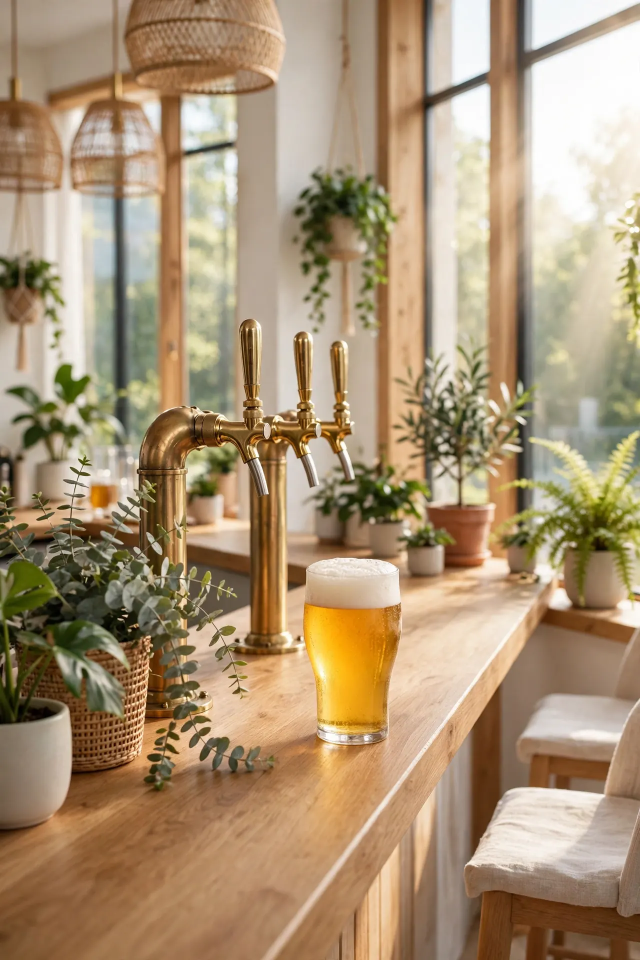
#> input picture bar.webp, 1280 x 1920 px (shown at 1/2 size)
$ python media-kenburns-pad.py bar.webp beauty.webp
#> lines starting #> are read from the running program, lines starting #| are printed output that depends on the picture
#!/usr/bin/env python3
# media-kenburns-pad.py — Lienzo 1080x1920 para foto→reel con zoom.
# Uso: python3 media-kenburns-pad.py <foto> <salida>
# La foto queda al 90% del lienzo (5% de margen por lado) sobre su
# propio fondo difuminado. El zoom posterior (hasta 1.11x) nunca
# corta la foto: el margen lo garantiza por construcción.
import sys, os
from PIL import Image, ImageFilter

def main():
    if len(sys.argv) < 3:
        print('uso: media-kenburns-pad.py <foto> <salida>', file=sys.stderr); return 1
    src, dst = sys.argv[1], sys.argv[2]
    im = Image.open(src).convert('RGB')
#> im is the input picture: PIL image 1280x1920 RGB; mean R, G, B 170.1, 146.8, 116.4
    W, H = 1080, 1920
    scale = max(W / im.width, H / im.height)
#> scale = 1
    bg = im.resize((round(im.width * scale), round(im.height * scale)), Image.LANCZOS)
    bg = bg.crop(((bg.width - W) // 2, (bg.height - H) // 2, (bg.width - W) // 2 + W, (bg.height - H) // 2 + H))
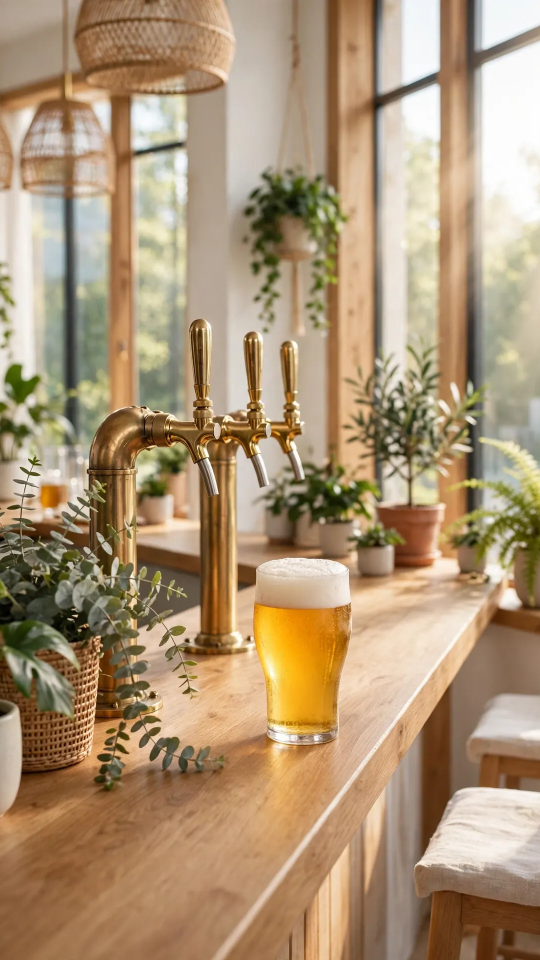
#> bg: PIL image 1080x1920 RGB (shown at 1/2 size); mean R, G, B 172.4, 147.8, 116.9
    bg = bg.filter(ImageFilter.GaussianBlur(25))
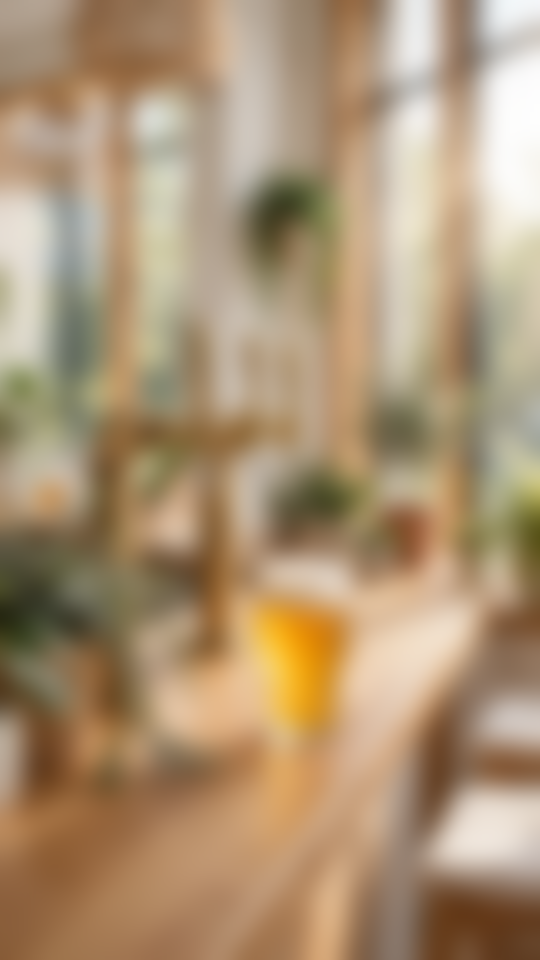
#> bg: PIL image 1080x1920 RGB (shown at 1/2 size); mean R, G, B 172.4, 147.8, 116.9
    # Foto al 90%: cabe entera con margen.
    fit = min(W * 0.9 / im.width, H * 0.9 / im.height)
#> fit = 0.759
    fg = im.resize((round(im.width * fit), round(im.height * fit)), Image.LANCZOS)
    out = bg.copy()
    out.paste(fg, ((W - fg.width) // 2, (H - fg.height) // 2))
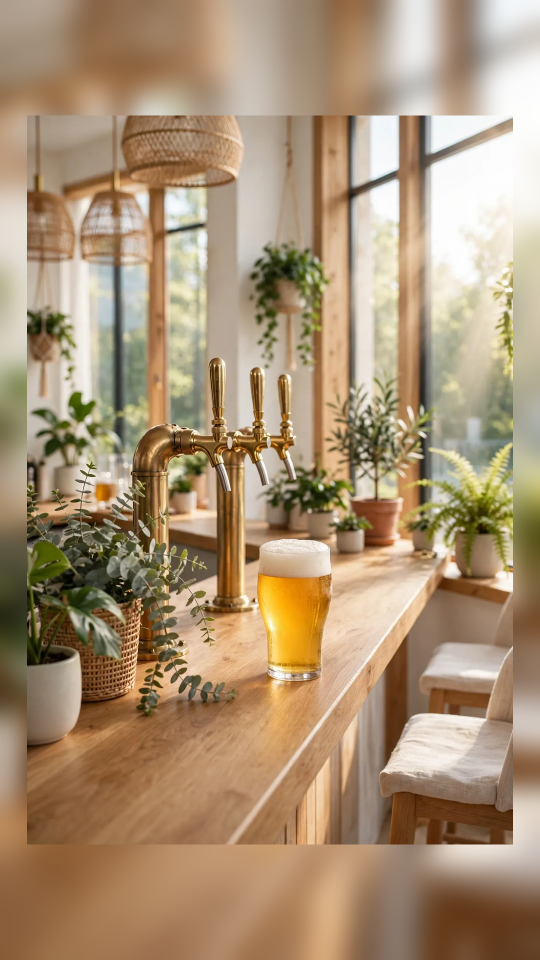
#> out: PIL image 1080x1920 RGB (shown at 1/2 size); mean R, G, B 169.9, 145.8, 116.6
    out.save(dst, quality=92)
    print('ok lienzo 1080x1920 foto %dx%d' % (fg.width, fg.height))
#| ok lienzo 1080x1920 foto 972x1458
    return 0

if __name__ == '__main__':
    sys.exit(main())
#> (the program exits here)

$ run again, on fashion.webp
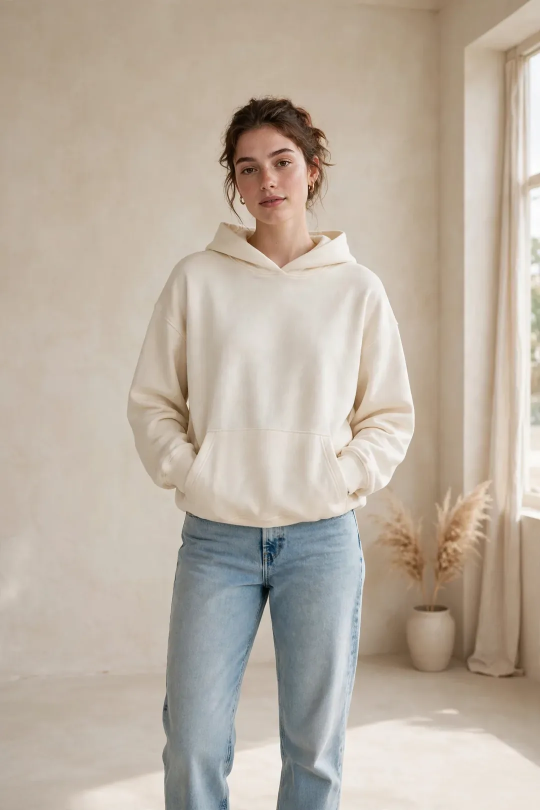
#> input picture fashion.webp, 1080 x 1620 px (shown at 1/2 size)
#> in main, im is the input picture: PIL image 1080x1620 RGB; mean R, G, B 187.2, 175.5, 161.9
#> in main, `bg = bg.filter(ImageFilter.GaussianBlur(25))`:
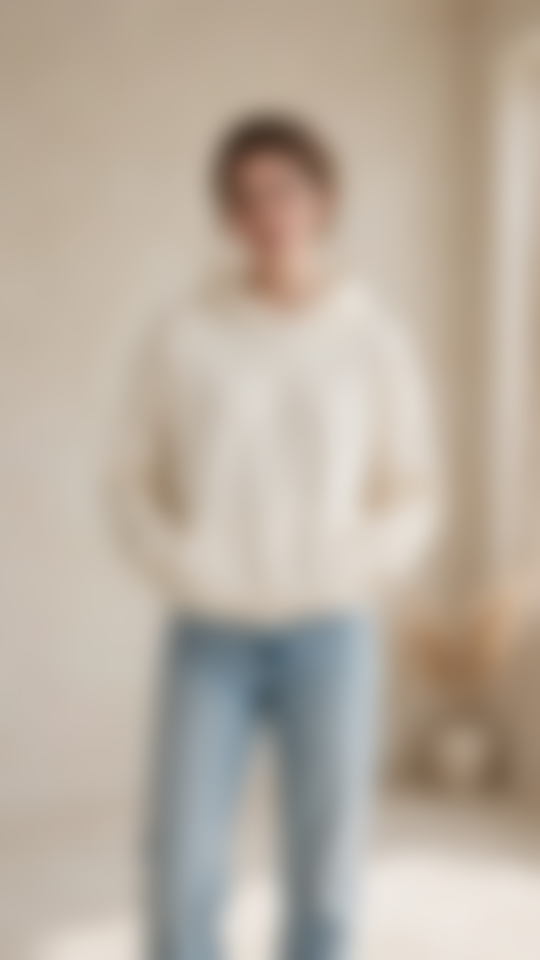
#> bg: PIL image 1080x1920 RGB (shown at 1/2 size); mean R, G, B 186.1, 174.8, 161.5
#> in main, `out.paste(fg, ((W - fg.width) // 2, (H - fg.height) // 2))`:
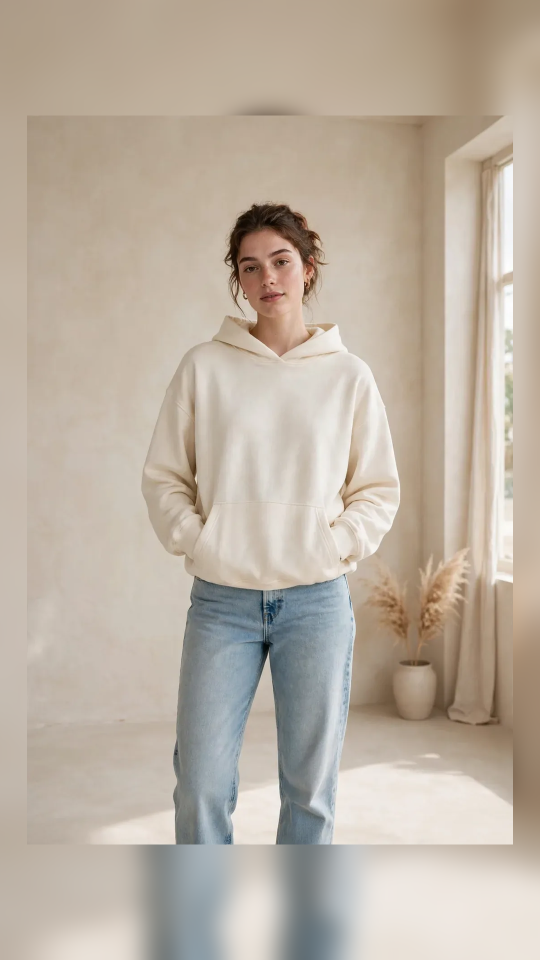
#> out: PIL image 1080x1920 RGB (shown at 1/2 size); mean R, G, B 187.8, 176.1, 162.5
#| ok lienzo 1080x1920 foto 972x1458

$ run again, on fitness.webp
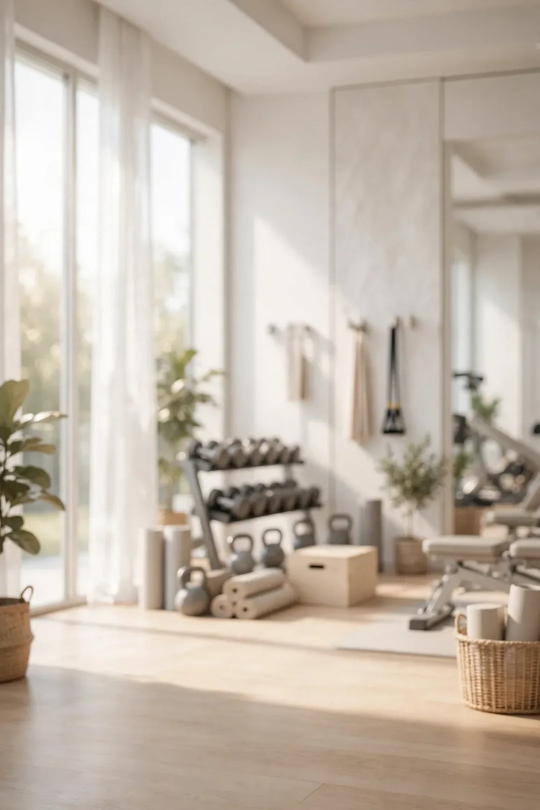
#> input picture fitness.webp, 1080 x 1620 px (shown at 1/2 size)
#> in main, im is the input picture: PIL image 1080x1620 RGB; mean R, G, B 193.6, 182, 168.8
#> in main, `bg = bg.filter(ImageFilter.GaussianBlur(25))`:
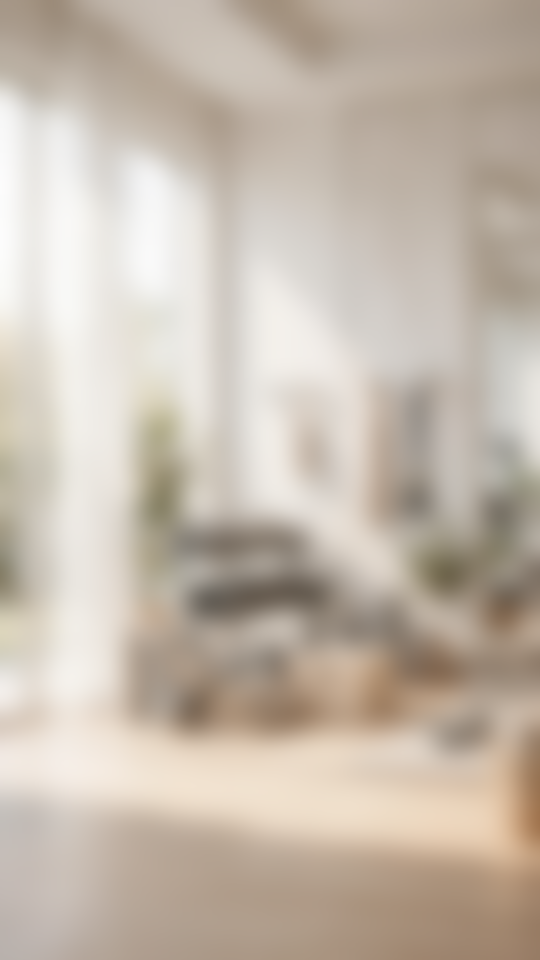
#> bg: PIL image 1080x1920 RGB (shown at 1/2 size); mean R, G, B 197, 185.6, 172.8
#> in main, `out.paste(fg, ((W - fg.width) // 2, (H - fg.height) // 2))`:
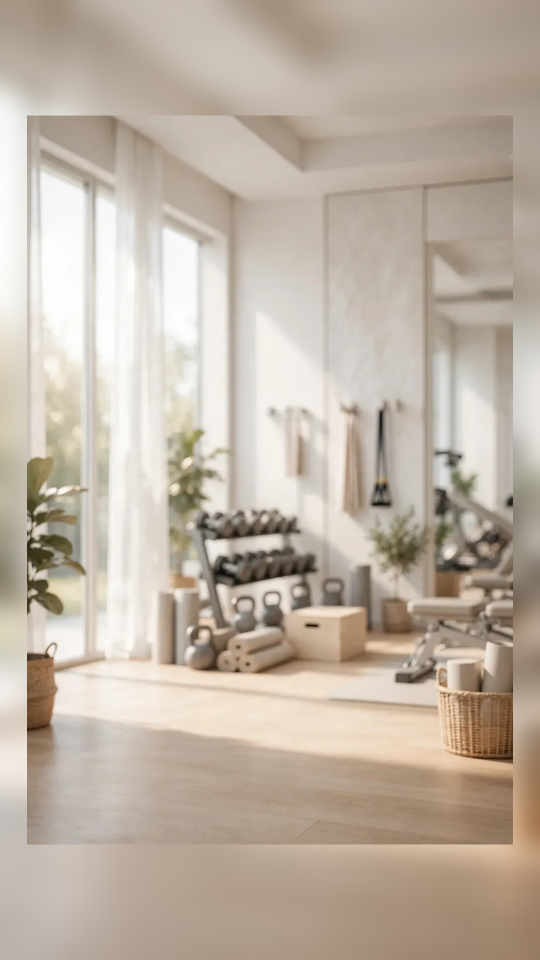
#> out: PIL image 1080x1920 RGB (shown at 1/2 size); mean R, G, B 190.9, 178.4, 164.7
#| ok lienzo 1080x1920 foto 972x1458

$ run again, on food.webp
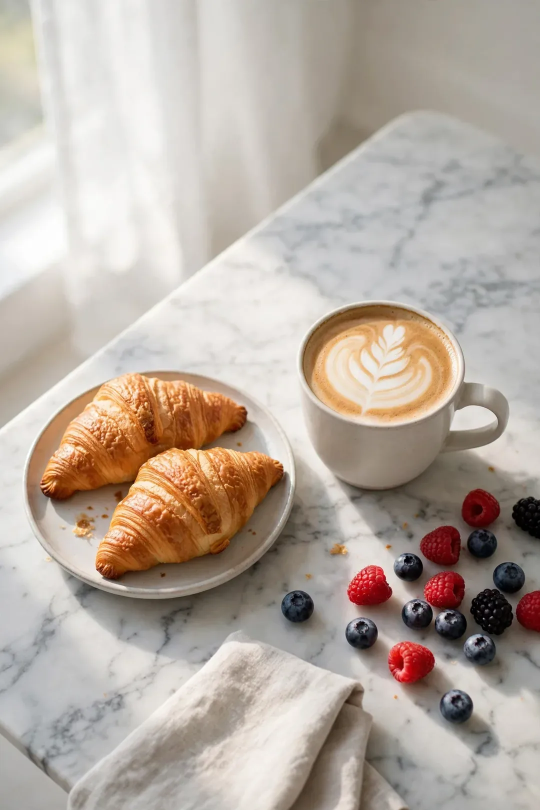
#> input picture food.webp, 1080 x 1620 px (shown at 1/2 size)
#> in main, im is the input picture: PIL image 1080x1620 RGB; mean R, G, B 182.7, 171, 161
#> in main, `bg = bg.filter(ImageFilter.GaussianBlur(25))`:
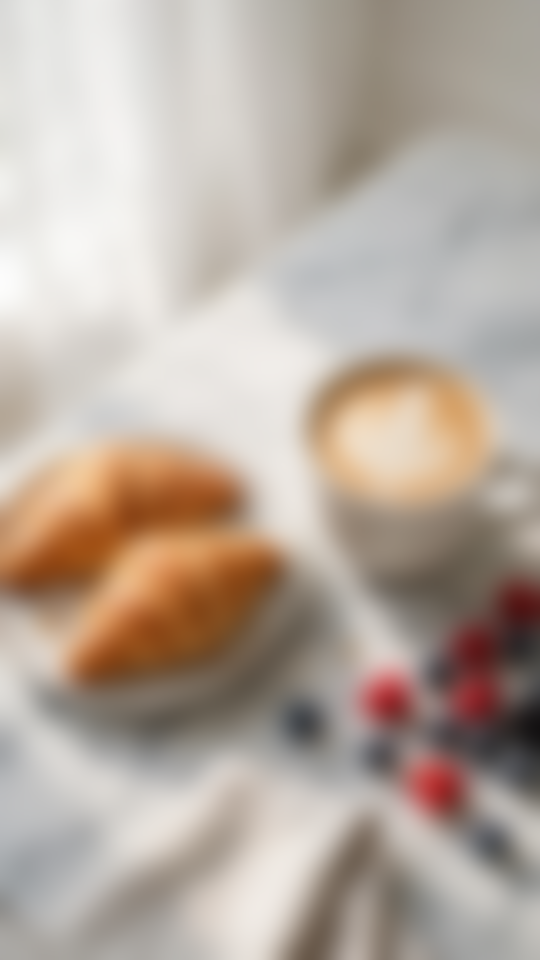
#> bg: PIL image 1080x1920 RGB (shown at 1/2 size); mean R, G, B 182.9, 169.8, 158.8
#> in main, `out.paste(fg, ((W - fg.width) // 2, (H - fg.height) // 2))`:
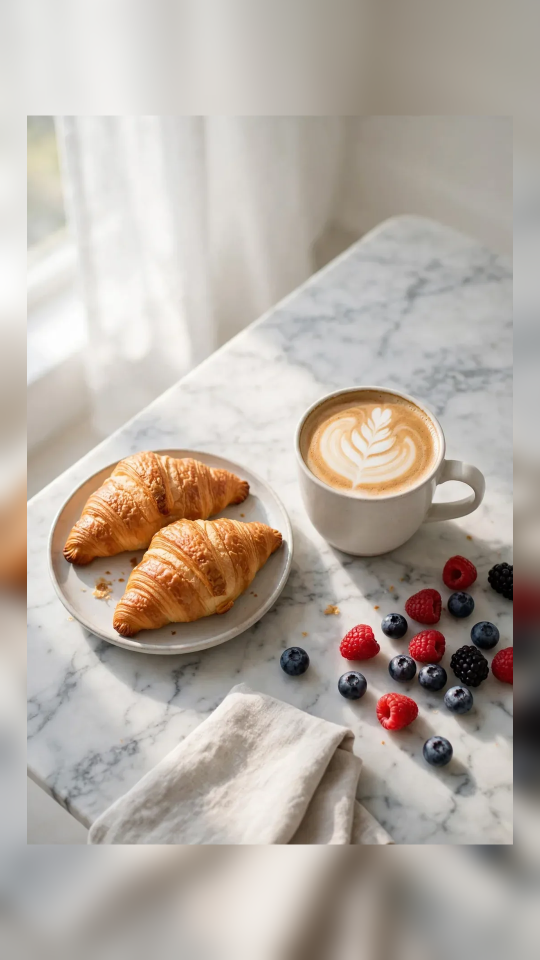
#> out: PIL image 1080x1920 RGB (shown at 1/2 size); mean R, G, B 182.2, 172.4, 163.4
#| ok lienzo 1080x1920 foto 972x1458
